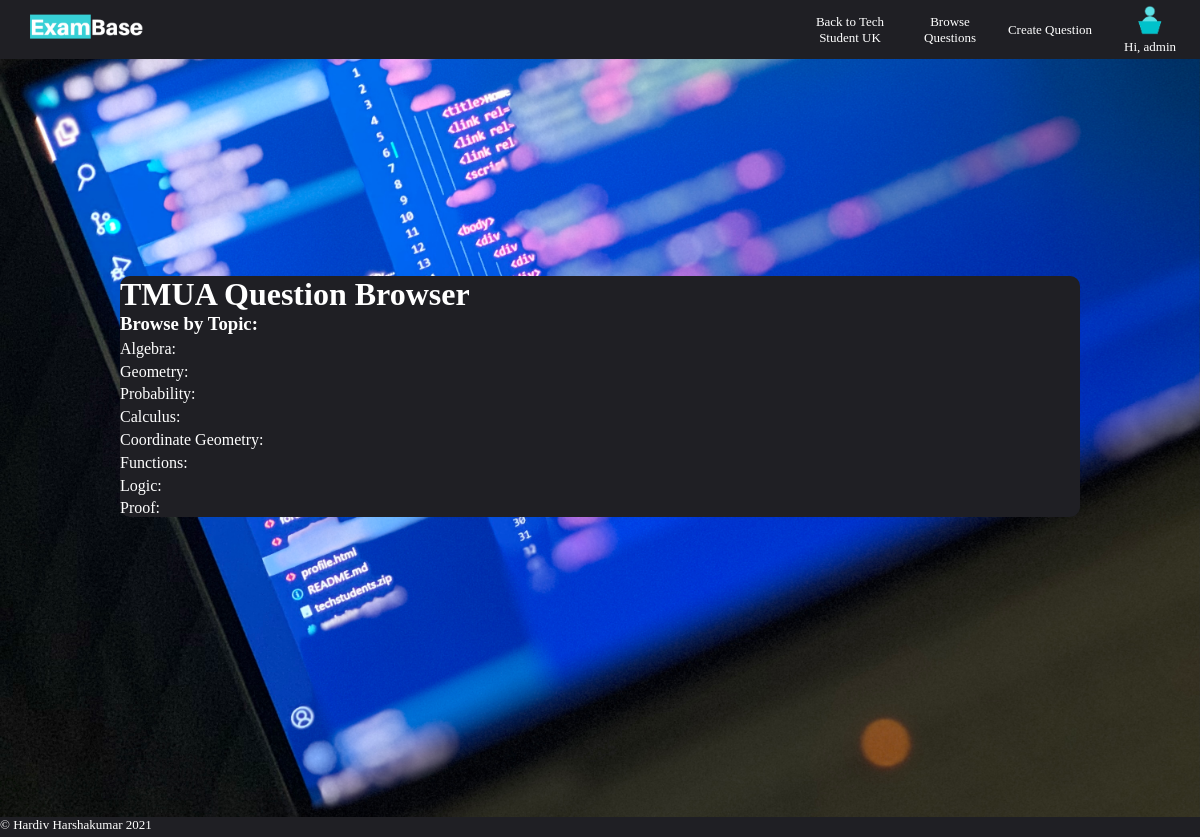
The app's page /exambase/TMUA/ (signed in) with its own data.
### exambase/models.py (models this page shows)
class Topic(models.Model):
    topic = models.CharField(max_length=200)
    def __str__(self):
        return self.topic

### exambase/views.py (the view)
# urls.py: path('<str:exam_name>/', views.exam_question_browser_view, name="exam_q_browser"),
def exam_question_browser_view(request, exam_name):
    topics = Topic.objects.all()
    exam_name = exam_name.upper()
    papers = Exam.objects.filter(paper_name=exam_name)
    questions = []
    for paper in papers:
        questions = list(chain(questions, Question.objects.filter(exam=paper)))
    context = {
        'topic_objs': topics,
        'question_objs': questions,
        'exam_name': exam_name
    }
    return render(request, 'exambase/exam_question_browser.html', context)

### exambase/templates/exambase/exam_question_browser.html (shortened to what this page needs)
{% extends 'exambase/base_browse.html' %}
{% block content %}
    <div id="browser">
        <h1>{{ exam_name }} Question Browser</h1>
        <h3>Browse by Topic:</h3>
        <ul>
            {% for t_obj in topic_objs %}
                <li style="list-style-type: none; padding-top: 0.5%">
                    {{ t_obj }}:
                </li>
            {% endfor %}
        </ul>
    </div>
{% endblock %}

### exambase/templates/exambase/navbar.html
{% load static %}
<nav class="navbar">
    {% if user.is_authenticated %}
        <a href="{% url 'exambase:dashboard' %}">
            <img id="logo" src="{% static 'exambase/images/logo.png' %}" alt="ExamBase">
        </a>
    {% else %}
        <a href="{% url 'exambase:home' %}">
            <img id="logo" src="{% static 'exambase/images/logo.png' %}" alt="Exambase">
        </a>
    {% endif %}
    <ul>
        <li class="selectable"><a href="{% url 'content:home' %}">Back to Tech Student UK</a></li>
        {% if user.is_authenticated %}
            <li class="selectable"><a href="{% url 'exambase:exam_browser' %}">Browse Questions</a></li>
        {% endif %}
        {% if user.id == 1 %}
            <li class="selectable"><a href="{% url 'exambase:create' %}">Create Question</a></li>
        {% endif %}
        <li class="selectable">
            {% if user.is_authenticated %}
                <a href="{% url 'exambase:account' %}">
                    <img id="profile-photo" src="{% static 'exambase/images/profile.png' %}" alt="Profile">
                    <p>Hi, {{ user.get_username }}</p>
                </a>
            {% else %}
                <a href="{% url 'login' %}">
                    <img id="profile-photo" src="{% static 'exambase/images/profile.png' %}" alt="Profile">
                    <p>Sign In</p>
                </a>
            {% endif %}
        </li>
    </ul>
</nav>

### exambase/static/exambase/style.css (style rules this page uses)
* { margin: 0; padding: 0; box-sizing: border-box; }
body { background-image: url("images/background.jpg"); background-size: cover; background-position: center; background-attachment: fixed; margin: 0; padding: 0; height: auto; }
a { text-underline: none; }
#browser { background-color: #1f1f24; color: #ffffff; border-radius: 10px; height: auto; width: 80%; vertical-align: center; horiz-align: center; list-style: none; margin: 5%; }
.navbar { background-color: #1f1f24; text-align: center; font-size: small; position: fixed; top: 0; width: 100%; display: flex; justify-content: space-between; }
.navbar ul { display: inline-flex; list-style: none; }
.navbar ul li { width: 100px; margin: 0.5%; padding: 0.25%; display: flex; flex-direction: column; justify-content: center; list-style: none; }
.navbar ul li a { text-decoration: none; color: white; list-style: none; }
#logo { height: 45px; margin: 5px; padding: 5px 5px 5px 20px; align-self: flex-start; }
#profile-photo { height: 30px; margin: 0; padding: 0; }

### records on screen
Topic: topic "Algebra"
Topic: topic "Geometry"
Topic: topic "Probability"
Topic: topic "Calculus"
Topic: topic "Coordinate Geometry"
Topic: topic "Functions"
Topic: topic "Logic"
Topic: topic "Proof"

### other values on screen
{{ user.get_username }} "admin"
{{ exam_name }} "TMUA"
